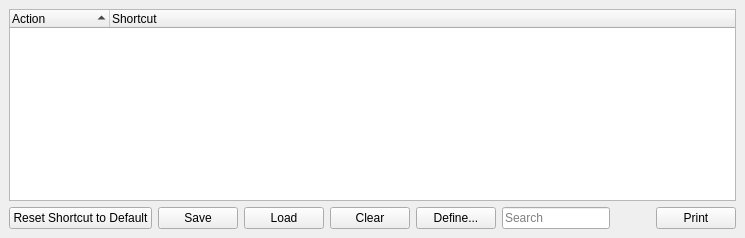
     <widget class="QWidget" name="tabShortcuts">
      <property name="accessibleName">
       <string>Shortcuts tab</string>
      </property>
      <attribute name="title">
       <string>Shortcuts</string>
      </attribute>
      <layout class="QVBoxLayout">
       <property name="spacing">
        <number>6</number>
       </property>
       <property name="leftMargin">
        <number>9</number>
       </property>
       <property name="topMargin">
        <number>9</number>
       </property>
       <property name="rightMargin">
        <number>9</number>
       </property>
       <property name="bottomMargin">
        <number>9</number>
       </property>
       <item>
        <widget class="QTreeWidget" name="shortcutList">
         <property name="accessibleName">
          <string>Shortcuts table</string>
         </property>
         <property name="accessibleDescription">
          <string>Here you can configure shortcuts for actions</string>
         </property>
         <property name="horizontalScrollBarPolicy">
          <enum>Qt::ScrollBarAlwaysOff</enum>
         </property>
         <property name="alternatingRowColors">
          <bool>true</bool>
         </property>
         <property name="rootIsDecorated">
          <bool>true</bool>
         </property>
         <property name="uniformRowHeights">
          <bool>true</bool>
         </property>
         <property name="itemsExpandable">
          <bool>true</bool>
         </property>
         <property name="sortingEnabled">
          <bool>true</bool>
         </property>
         <property name="allColumnsShowFocus">
          <bool>true</bool>
         </property>
         <column>
          <property name="text">
           <string>Action</string>
          </property>
         </column>
         <column>
          <property name="text">
           <string>Shortcut</string>
          </property>
         </column>
        </widget>
       </item>
       <item>
        <layout class="QHBoxLayout">
         <property name="spacing">
          <number>6</number>
         </property>
         <property name="leftMargin">
          <number>0</number>
         </property>
         <property name="topMargin">
          <number>0</number>
         </property>
         <property name="rightMargin">
          <number>0</number>
         </property>
         <property name="bottomMargin">
          <number>0</number>
         </property>
         <item>
          <widget class="QPushButton" name="resetShortcut">
           <property name="accessibleDescription">
            <string>Resets the shortcuts to their default assignment</string>
           </property>
           <property name="text">
            <string>Reset Shortcut to Default</string>
           </property>
          </widget>
         </item>
         <item>
          <widget class="QPushButton" name="saveShortcutList">
           <property name="accessibleDescription">
            <string>Saves a Shortcut List</string>
           </property>
           <property name="text">
            <string>Save</string>
           </property>
          </widget>
         </item>
         <item>
          <widget class="QPushButton" name="loadShortcutList">
           <property name="accessibleDescription">
            <string>Loads a Shortcut List</string>
           </property>
           <property name="text">
            <string>Load</string>
           </property>
          </widget>
         </item>
         <item>
          <widget class="QPushButton" name="clearShortcut">
           <property name="accessibleDescription">
            <string>Clears the shortcut assignment for the selected action</string>
           </property>
           <property name="text">
            <string>Clear</string>
           </property>
          </widget>
         </item>
         <item>
          <widget class="QPushButton" name="defineShortcut">
           <property name="accessibleDescription">
            <string>Opens a dialog for defining a new shortcut for the selected action</string>
           </property>
           <property name="text">
            <string>Define...</string>
           </property>
          </widget>
         </item>
         <item>
          <widget class="QLineEdit" name="filterShortcuts">
           <property name="inputMask">
            <string/>
           </property>
           <property name="text">
            <string/>
           </property>
           <property name="placeholderText">
            <string>Search</string>
           </property>
          </widget>
         </item>
         <item>
          <spacer name="horizontalSpacer_18">
           <property name="orientation">
            <enum>Qt::Horizontal</enum>
           </property>
           <property name="sizeHint" stdset="0">
            <size>
             <width>40</width>
             <height>20</height>
            </size>
           </property>
          </spacer>
         </item>
         <item>
          <widget class="QPushButton" name="printShortcuts">
           <property name="accessibleDescription">
            <string>Print the shortcuts list</string>
           </property>
           <property name="text">
            <string>Print</string>
           </property>
          </widget>
         </item>
        </layout>
       </item>
      </layout>
     </widget>
